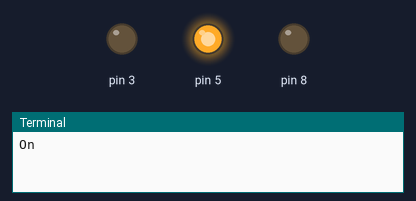
A program run on a simulated Raspberry Pi (header pin numbers). Parts: output pins drawn as LEDs (lit = HIGH), the last lines printed to the terminal. The interpreter's speed is modelled, so counts of loop turns are approximate.

Above: at 0.5 s.
At 2.5 s:
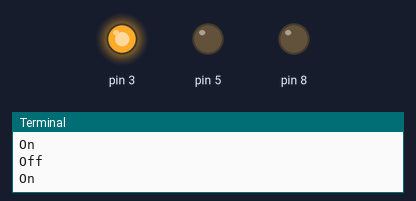
At 4.5 s:
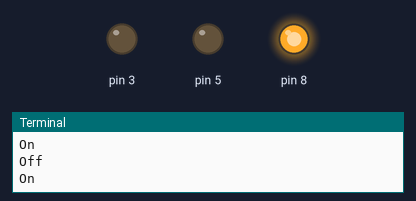
At 5.5 s:
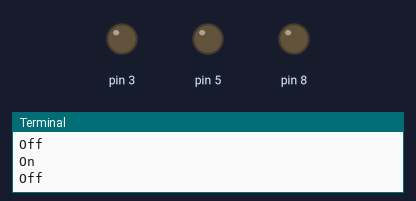
Timing chart, 0 to 7.8 s (numbered marks = the images above):
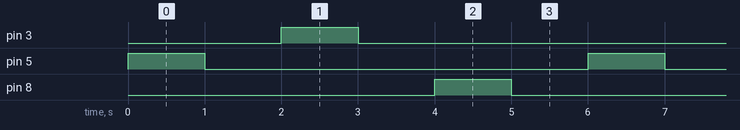

Measured:
- by itself, pin 3, pin 5, pin 8: alternates HIGH for 1.0 s and LOW for 5.0 s
- by itself, everything shown: repeats every 6.0 s, in 6 steps

The program:

led_sequence1.py
```python
'''
1 Yellow 5
2 Blue 3
3 White 8
Sequence : 1 , 2 , 3 , 2 , 1
'''
from time import sleep
import RPi.GPIO as GPIO

def blink(pin):
	GPIO.output(pin,1)
	print "On"
	sleep(1)
	GPIO.output(pin,0)
	print "Off"
	sleep(1)

GPIO.setmode(GPIO.BOARD)
#GPIO.setwarnings(False)

pins_list = [5,3,8]

for pin in pins_list:
	GPIO.setup(pin,GPIO.OUT)

n=0
while True:
	pin=pins_list[n%3]
	n=n+1
	blink(pin)
```
